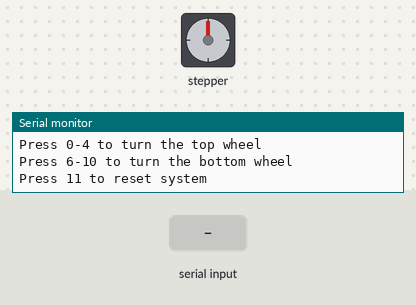
This sketch was run on a simulated Arduino Uno, built with avr-gcc and run on an emulated ATmega328P. Shown: stepper motor, the last lines printed to the serial monitor. The inputs (shaded band) are chosen by the test bench. Stepper angles assume 200 steps per turn.

Above: at 1.2 s.
1.3 s: "1\n" received over Serial
At 2.77 s:
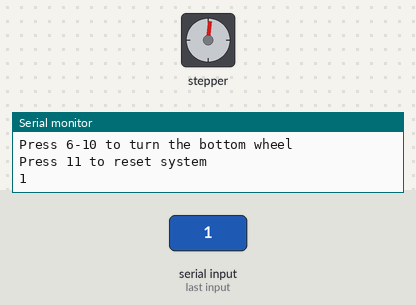
At 3.3 s:
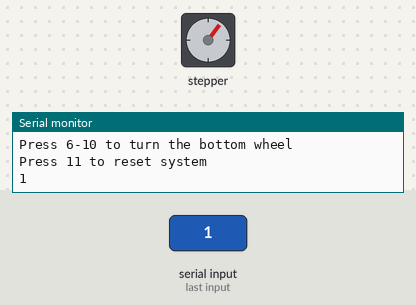
4.3 s: "0\n" received over Serial
At 5.45 s:
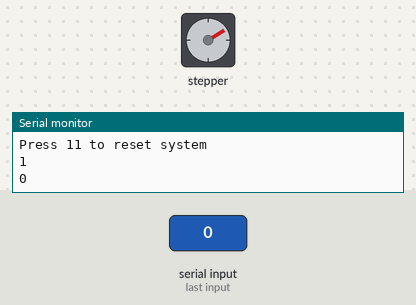
7.3 s: "2\n" received over Serial
10.3 s: "3\n" received over Serial
13.3 s: "1\n" received over Serial
At 14.45 s:
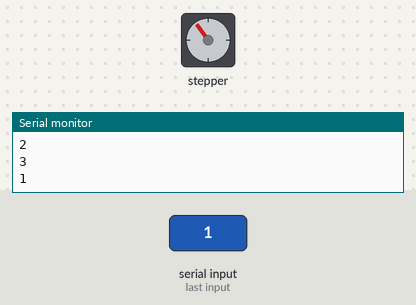
16.3 s: "4\n" received over Serial
Timing chart, 0 to 20.3 s (numbered marks = the images above; inputs shaded):
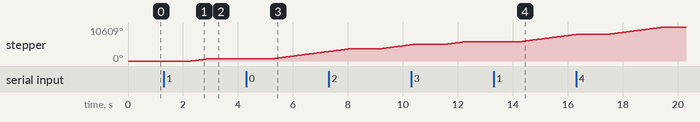

Measured:
- after the input at 1.3 s, stepper: turns 757° clockwise in 0.69 s, starting after 1.0 s
- after the input at 4.3 s, stepper: keeps turning clockwise at about 1113°/s, starting after 1.0 s
- after the input at 13.3 s, stepper: keeps turning clockwise at about 1113°/s, starting after 1.0 s

The sketch:

StepperModeCodeCarosel.ino
```cpp
#include <Stepper.h>

const long stepsPerRevolution = 200;  // set the steps per revolution

// initialize the stepper library on pins 8 through 11:
Stepper myStepper1(stepsPerRevolution, 8, 9, 10, 11);
// initialize the stepper library on pins 4 through 7:
Stepper myStepper2(stepsPerRevolution, 4, 5, 6, 7);

int command = 0; // start the switch case function at 0
int time = 50; // delay time
// function that turns the stepper motor to set degree
const float Steps = 64;
long step_degree(float desired_degree) {
  return (desired_degree / Steps);
}

const int degree = 27000; // the degree used to rotate 72 degree
// values used to for spin function
int CAngle = 0;
int CAngle2 = 6;
int DAngle;
int DAngle2;
int num = 0;
int na;
int nb;

void setup() {
  // set the speed at 185 rpm:
  myStepper1.setSpeed(185);
  myStepper2.setSpeed(64);
  // initialize the serial port:
  Serial.begin(9600);
  // text to assist participants with the usage of the program
  Serial.println("Press 0-4 to turn the top wheel");
  Serial.println("Press 6-10 to turn the bottom wheel");
  Serial.println("Press 11 to reset system");
}

void loop() {
  // switch case function that connects inputs to numbers
  while (Serial.available() > 0) {
    command = Serial.readString().toInt();
    switch (command) {
      // Spin1: 0-4
      // controls the top wheel, spinning it from position 0 to position 4
      case 0:
        Serial.println('0');
        DAngle = 0;
        Spin1(degree);
        delay(time);
        break;
      case 1:
        Serial.println('1');
        DAngle = 1;
        Spin1(degree);
        delay(time);
        break;
      case 2:
        Serial.println('2');
        DAngle = 2;
        Spin1(degree);
        delay(time);
        break;
      case 3:
        Serial.println('3');
        DAngle = 3;
        Spin1(degree);
        delay(time);
        break;
      case 4:
        Serial.println('4');
        DAngle = 4;
        Spin1(degree);
        delay(time);
        break;

      // Spin2: 6-10
      // controls the bottom wheel, spinning it from position 6 to position 10
      case 6:
        Serial.println('6');
        DAngle2 = 6;
        Spin2(degree);
        delay(time);
        break;
      case 7:
        Serial.println('7');
        DAngle2 = 7;
        Spin2(degree);
        delay(time);
        break;
      case 8:
        Serial.println('8');
        DAngle2 = 8;
        Spin2(degree);
        delay(time);
        break;
      case 9:
        Serial.println('9');
        DAngle2 = 9;
        Spin2(degree);
        delay(time);
        break;
      case 10:
        Serial.println("10");
        DAngle2 = 10;
        Spin2(degree);
        delay(time);
        break;

      // Reset: 11
      // after the program finish, use this to reset machine back to original position of 0 and 6
      case 11:
        Serial.println("System Reset");
        num++;
        break;
    }
    // use to reset the program back to original position
    if (num == 1) {
      DAngle = 0;
      Spin1(degree);
      delay(time);

      DAngle2 = 6;
      Spin2(degree);
      delay(time);
    }
  }
}

// function design to spin the top wheel
void Spin1 (int n1) {
  // if current angle is not equal to desired angle
  if (CAngle != DAngle) {
    // if current angle is less than desired angle, the top wheel will move
    // by the difference multiplied by 72 degrees.
    if (CAngle < DAngle) {
      na = DAngle - CAngle;
      myStepper1.step(step_degree(n1)*na); //375 per one degree.
      delay(time);
      CAngle = DAngle;
    }
    // if current angle is more than desired angle, the top wheel will move
    // by the difference plus 5, and then the total will be multiplied by 72 degrees.
    if (CAngle > DAngle) {
      na = (DAngle - CAngle) + 5;
      myStepper1.step(step_degree(n1)*na); //375 per one degree.
      delay(time);
      CAngle = DAngle;
    }
    // else stop the top wheel from moving
    else {
      myStepper1.step(step_degree(0));
    }
  }
}

// function design to spin the bottom wheel
void Spin2 (int n2) {
  // if current angle #2 is not equal to desired angle #2
  if (CAngle2 != DAngle2) {
    // if current angle #2 is less than desired angle #2, the bottom wheel will move
    // by the difference multiplied by 72 degrees.
    if (CAngle2 < DAngle2) {
      nb = DAngle2 - CAngle2;
      Serial.println(nb);
      myStepper2.step((step_degree(n2))*nb);
      delay(time);
      CAngle2 = DAngle2;
    }
    // if current angle #2 is more than desired angle #2, the bottom wheel will move
    // by the difference plus 5, and then the total will be multiplied by 72 degrees.
    if (CAngle2 > DAngle2) {
      nb = (DAngle2 - CAngle2) + 5;
      Serial.println(nb);
      myStepper2.step((step_degree(n2))*nb);
      delay(time);
      CAngle2 = DAngle2;
    }
    // else stop the bottom wheel from moving
    else {
      myStepper2.step(step_degree(0));
    }
  }
}
```
